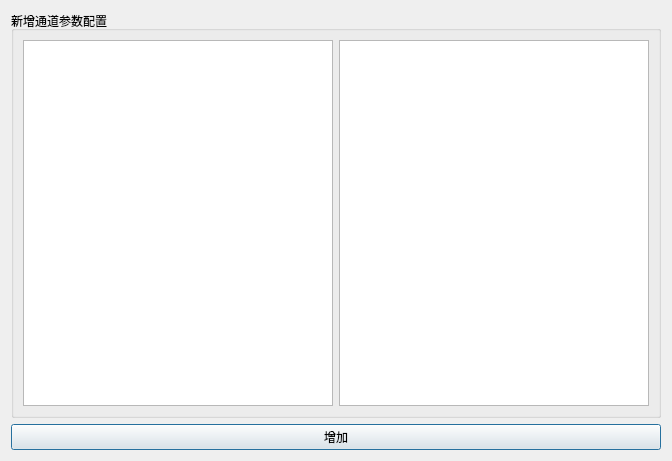
<?xml version="1.0" encoding="UTF-8"?>
<ui version="4.0">
 <class>AddChannelDialog</class>
 <widget class="QDialog" name="AddChannelDialog">
  <property name="geometry">
   <rect>
    <x>0</x>
    <y>0</y>
    <width>672</width>
    <height>446</height>
   </rect>
  </property>
  <property name="windowTitle">
   <string>参数设置</string>
  </property>
  <property name="windowIcon">
   <iconset resource="pic.qrc">
    <normaloff>:/picture/picture/003.png</normaloff>:/picture/picture/003.png</iconset>
  </property>
  <layout class="QGridLayout" name="gridLayout">
   <item row="0" column="0">
    <widget class="QGroupBox" name="groupBox_AddChannel">
     <property name="title">
      <string>新增通道参数配置</string>
     </property>
     <layout class="QHBoxLayout" name="horizontalLayout">
      <item>
       <widget class="QTableView" name="tableView_Channel">
        <property name="minimumSize">
         <size>
          <width>0</width>
          <height>366</height>
         </size>
        </property>
       </widget>
      </item>
      <item>
       <widget class="QTableView" name="tableView_RecordChannel"/>
      </item>
     </layout>
    </widget>
   </item>
   <item row="1" column="0">
    <widget class="QPushButton" name="btn__AddChannel">
     <property name="text">
      <string>增加</string>
     </property>
    </widget>
   </item>
  </layout>
 </widget>
 <resources>
  <include location="pic.qrc"/>
 </resources>
 <connections/>
</ui>
